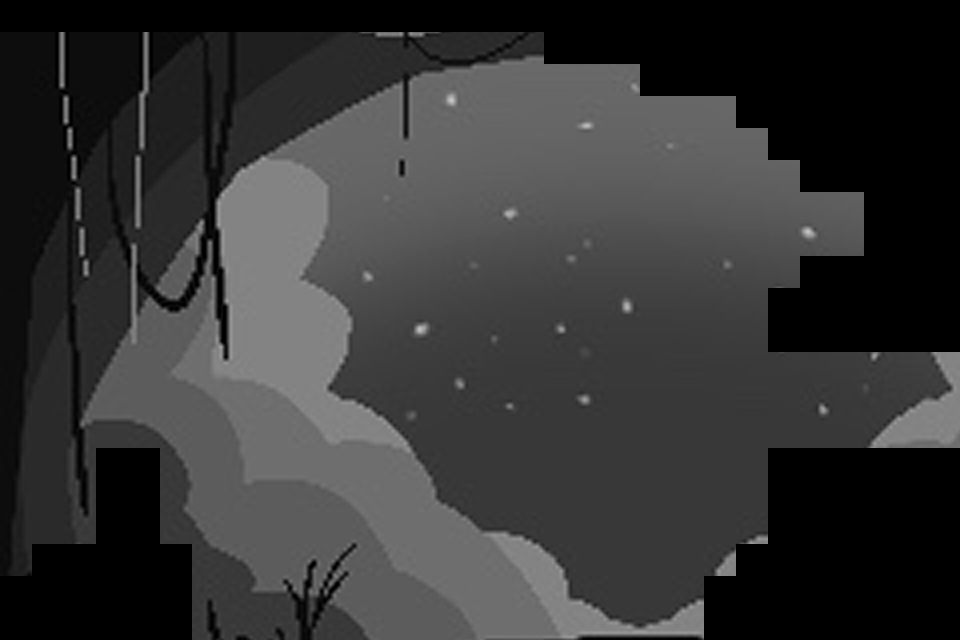

A 2D game scene composited from a Tiled map and its tileset images. What follows is a short description and the map's XML, with every tile layer's data as written:
An orthogonal 30x20 tile map with 32x32 px tiles, 1 tile layer (Terrain), 1 image layer and 29 objects (17x solid, 5x coin, 4x tipping_platform, player_spawn, water, ...).

<map version="1.10" tiledversion="1.11.2" orientation="orthogonal" renderorder="right-down" width="30" height="20" tilewidth="32" tileheight="32" infinite="0" nextlayerid="4" nextobjectid="37">
 <tileset firstgid="1" source="../tilesets/all_black.tsx" />
 <imagelayer id="3" name="Background" parallaxx="1.2">
  <image source="../../graphics/result_BGimage.png" width="1138" height="640" />
 </imagelayer>
 <layer id="1" name="Terrain" width="30" height="20">
  <data encoding="csv">
1,1,1,1,1,1,1,1,1,1,1,1,1,1,1,1,1,1,1,1,1,1,1,1,1,1,1,1,1,1,
0,0,0,0,0,0,0,0,0,0,0,0,0,0,0,0,0,1,1,1,1,1,1,1,1,1,1,1,1,1,
0,0,0,0,0,0,0,0,0,0,0,0,0,0,0,0,0,0,0,0,1,1,1,1,1,1,1,1,1,1,
0,0,0,0,0,0,0,0,0,0,0,0,0,0,0,0,0,0,0,0,0,0,0,1,1,1,1,1,1,1,
0,0,0,0,0,0,0,0,0,0,0,0,0,0,0,0,0,0,0,0,0,0,0,0,1,1,1,1,1,1,
0,0,0,0,0,0,0,0,0,0,0,0,0,0,0,0,0,0,0,0,0,0,0,0,0,1,1,1,1,1,
0,0,0,0,0,0,0,0,0,0,0,0,0,0,0,0,0,0,0,0,0,0,0,0,0,0,0,1,1,1,
0,0,0,0,0,0,0,0,0,0,0,0,0,0,0,0,0,0,0,0,0,0,0,0,0,0,0,1,1,1,
0,0,0,0,0,0,0,0,0,0,0,0,0,0,0,0,0,0,0,0,0,0,0,0,0,1,1,1,1,1,
0,0,0,0,0,0,0,0,0,0,0,0,0,0,0,0,0,0,0,0,0,0,0,0,1,1,1,1,1,1,
0,0,0,0,0,0,0,0,0,0,0,0,0,0,0,0,0,0,0,0,0,0,0,0,1,1,1,1,1,1,
0,0,0,0,0,0,0,0,0,0,0,0,0,0,0,0,0,0,0,0,0,0,0,0,0,0,0,0,0,0,
0,0,0,0,0,0,0,0,0,0,0,0,0,0,0,0,0,0,0,0,0,0,0,0,0,0,0,0,0,0,
0,0,0,0,0,0,0,0,0,0,0,0,0,0,0,0,0,0,0,0,0,0,0,0,0,0,0,0,0,0,
0,0,0,1,1,0,0,0,0,0,0,0,0,0,0,0,0,0,0,0,0,0,0,0,1,1,1,1,1,1,
0,0,0,1,1,0,0,0,0,0,0,0,0,0,0,0,0,0,0,0,0,0,0,0,1,1,1,1,1,1,
0,0,0,1,1,0,0,0,0,0,0,0,0,0,0,0,0,0,0,0,0,0,0,0,1,1,1,1,1,1,
0,1,1,1,1,1,0,0,0,0,0,0,0,0,0,0,0,0,0,0,0,0,0,1,1,1,1,1,1,1,
1,1,1,1,1,1,0,0,0,0,0,0,0,0,0,0,0,0,0,0,0,0,1,1,1,1,1,1,1,1,
1,1,1,1,1,1,0,0,0,0,0,0,0,0,0,0,0,0,0,0,0,0,1,1,1,1,1,1,1,1
</data>
 </layer>
 <objectgroup id="2" name="Objects">
  <object id="3" name="tipper_1" type="tipping_platform" x="256" y="416" width="64" height="14.6667">
   <properties>
    <property name="fall_time" type="float" value="25" />
    <property name="reset" type="bool" value="false" />
    <property name="tip_delay" type="float" value="0.3" />
    <property name="tip_speed" type="float" value="30" />
   </properties>
  </object>
  <object id="5" name="tipper_2" type="tipping_platform" x="370.818" y="391.727" width="64" height="14.6667">
   <properties>
    <property name="fall_time" type="float" value="25" />
    <property name="reset" type="bool" value="false" />
    <property name="tip_delay" type="float" value="0.3" />
    <property name="tip_speed" type="float" value="30" />
   </properties>
  </object>
  <object id="6" name="tipper_3" type="tipping_platform" x="497.818" y="423.394" width="64" height="14.6667">
   <properties>
    <property name="fall_time" type="float" value="25" />
    <property name="reset" type="bool" value="false" />
    <property name="tip_delay" type="float" value="0.3" />
    <property name="tip_speed" type="float" value="30" />
   </properties>
  </object>
  <object id="7" name="tipper_4" type="tipping_platform" x="619.485" y="409.394" width="64" height="14.6667">
   <properties>
    <property name="fall_time" type="float" value="25" />
    <property name="reset" type="bool" value="false" />
    <property name="tip_delay" type="float" value="0.3" />
    <property name="tip_speed" type="float" value="30" />
   </properties>
  </object>
  <object id="11" name="player" type="player_spawn" x="128" y="416">
   <point />
  </object>
  <object id="16" name="acid_1" type="water" x="0" y="480" width="768" height="160">
   <properties>
    <property name="damage" type="int" value="1" />
    <property name="jump_mod" type="float" value="0.5" />
    <property name="swim_speed" type="float" value="0.5" />
   </properties>
  </object>
  <object id="18" name="solid" type="solid" x="32" y="544" width="160" height="96" />
  <object id="19" name="solid" type="solid" x="0" y="576" width="32" height="64" />
  <object id="20" name="solid" type="solid" x="192" y="608" width="768" height="32" />
  <object id="21" name="solid" type="solid" x="96" y="448" width="64" height="96" />
  <object id="22" name="solid" type="solid" x="704" y="576" width="256" height="32" />
  <object id="23" name="solid" type="solid" x="736" y="544" width="224" height="32" />
  <object id="24" name="solid" type="solid" x="768" y="448" width="192" height="96" />
  <object id="25" name="solid" type="solid" x="0" y="0" width="32" height="576" />
  <object id="27" name="solid" type="solid" x="32" y="0" width="928" height="32" />
  <object id="28" name="solid" type="solid" x="544" y="32" width="416" height="32" />
  <object id="29" name="solid" type="solid" x="640" y="64" width="320" height="32" />
  <object id="30" name="solid" type="solid" x="736" y="96" width="224" height="32" />
  <object id="31" name="solid" type="solid" x="768" y="128" width="192" height="32" />
  <object id="32" name="solid" type="solid" x="800" y="160" width="160" height="32" />
  <object id="33" name="solid" type="solid" x="864" y="192" width="96" height="64" />
  <object id="34" name="solid" type="solid" x="800" y="256" width="160" height="32" />
  <object id="35" name="solid" type="solid" x="768" y="288" width="192" height="64" />
  <object id="36" name="level_end" type="trigger" x="928" y="352" width="32" height="96" />
  <object id="37" name="coin" type="coin" x="160" y="384" width="32" height="32">
  <properties><property name="value" type="int" value="1" /></properties>
</object>
<object id="38" name="coin" type="coin" x="256" y="384" width="32" height="32">
  <properties><property name="value" type="int" value="1" /></properties>
</object>
<object id="39" name="coin" type="coin" x="384" y="360" width="32" height="32">
  <properties><property name="value" type="int" value="1" /></properties>
</object>
<object id="40" name="coin" type="coin" x="512" y="392" width="32" height="32">
  <properties><property name="value" type="int" value="1" /></properties>
</object>
<object id="41" name="coin" type="coin" x="640" y="368" width="32" height="32">
  <properties><property name="value" type="int" value="1" /></properties>
</object>
 </objectgroup>
</map>
